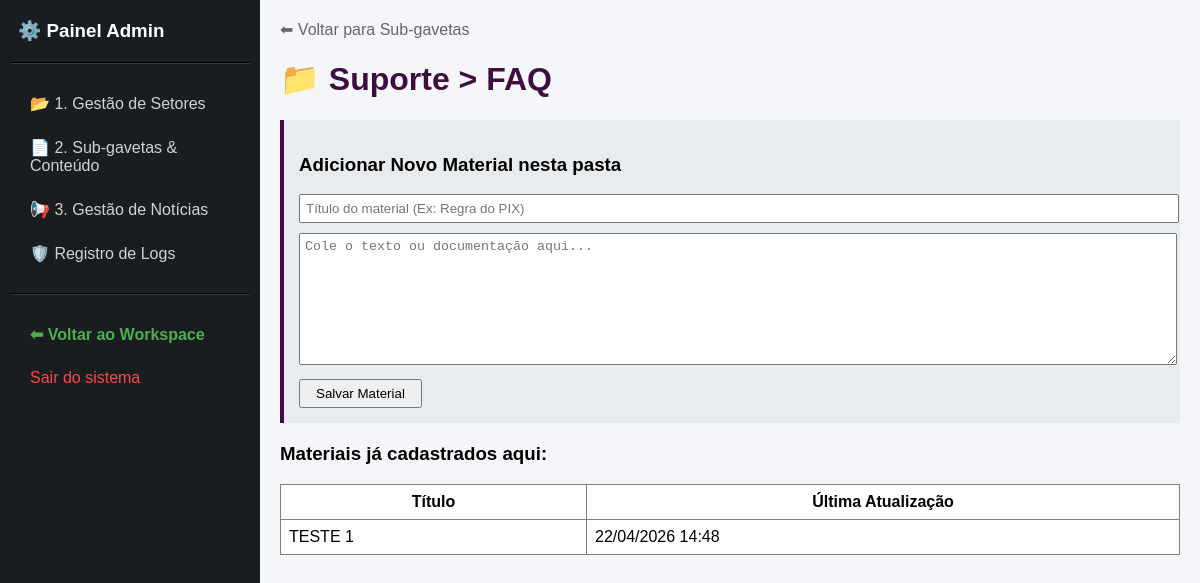
/admin/conteudo/1 (signed in), run on the app's committed database.
### app/models.py (models this page shows)
class Setor(db.Model):
    id = db.Column(db.Integer, primary_key=True)
    nome = db.Column(db.String(50), nullable=False)
    ativo = db.Column(db.Boolean, default=True) # Botão Ligar/Desligar
    ordem = db.Column(db.Integer, default=0)    # Para o futuro Drag and Drop
    subcategorias = db.relationship('Subcategoria', backref='setor', lazy=True, cascade="all, delete-orphan")
    noticias = db.relationship('Noticia', backref='setor', lazy=True)

class Subcategoria(db.Model):
    id = db.Column(db.Integer, primary_key=True)
    nome = db.Column(db.String(50), nullable=False)
    ativo = db.Column(db.Boolean, default=True)
    ordem = db.Column(db.Integer, default=0)
    setor_id = db.Column(db.Integer, db.ForeignKey('setor.id'), nullable=False)
    paginas = db.relationship('Pagina', backref='subcategoria', lazy=True, cascade="all, delete-orphan")

class Pagina(db.Model):
    id = db.Column(db.Integer, primary_key=True)
    titulo = db.Column(db.String(100), nullable=False)
    conteudo = db.Column(db.Text, nullable=False)
    ativo = db.Column(db.Boolean, default=True)
    ordem = db.Column(db.Integer, default=0)
    data_atualizacao = db.Column(db.DateTime, default=datetime.utcnow, onupdate=datetime.utcnow)
    subcategoria_id = db.Column(db.Integer, db.ForeignKey('subcategoria.id'), nullable=False)

### app/routes.py (the view, shortened to what this page needs)
    @app.route('/admin/conteudo/<int:id>', methods=['GET', 'POST'])
    @login_required
    def admin_gerenciar_sub(id):
        if current_user.role != 'admin': abort(403)
        subcategoria = Subcategoria.query.get_or_404(id)
        return render_template('admin/gerenciar_sub.html', sub=subcategoria)

### app/templates/admin/gerenciar_sub.html
{% extends "admin/admin_base.html" %}
{% block content %}
    <a href="{{ url_for('admin_conteudo') }}" style="color: #666; text-decoration: none;">⬅ Voltar para Sub-gavetas</a>
    <h1 style="color: #3F0E40;">📁 {{ sub.setor.nome }} > {{ sub.nome }}</h1>
    <div style="background: #e9ecef; padding: 15px; margin-bottom: 20px; border-left: 4px solid #3F0E40;">
        <h3>Adicionar Novo Material nesta pasta</h3>
        <form method="POST">
            <input type="text" name="titulo" placeholder="Título do material (Ex: Regra do PIX)" required style="width: 100%; margin-bottom: 10px; padding: 5px;"><br>
            <textarea name="conteudo" placeholder="Cole o texto ou documentação aqui..." required style="width: 100%; height: 120px; margin-bottom: 10px; padding: 5px;"></textarea><br>
            <button type="submit" style="padding: 5px 15px;">Salvar Material</button>
        </form>
    </div>
    <h3>Materiais já cadastrados aqui:</h3>
    <table border="1" width="100%" style="border-collapse: collapse; background: white;">
        <tr>
            <th style="padding: 8px;">Título</th>
            <th style="padding: 8px;">Última Atualização</th>
        </tr>
        {% for p in sub.paginas %}
        <tr>
            <td style="padding: 8px;">{{ p.titulo }}</td>
            <td style="padding: 8px;">{{ p.data_atualizacao.strftime('%d/%m/%Y %H:%M') }}</td>
        </tr>
        {% else %}
        <tr><td colspan="2" style="padding: 8px; text-align: center;">Esta pasta está vazia.</td></tr>
        {% endfor %}
    </table>
{% endblock %}

### app/templates/admin/admin_base.html (style rules this page uses)
body { display: flex; margin: 0; font-family: sans-serif; }

### data on the page
Setor: setor.nome "Suporte"
Subcategoria: nome "FAQ"
Pagina: titulo "TESTE 1", data_atualizacao "22/04/2026 14:48"
